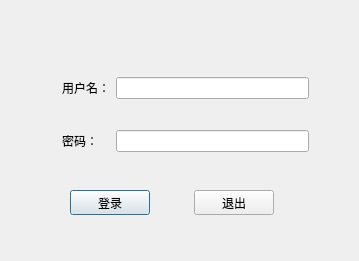
<?xml version="1.0" encoding="UTF-8"?>
<ui version="4.0">
 <class>Dialog</class>
 <widget class="QDialog" name="Dialog">
  <property name="geometry">
   <rect>
    <x>0</x>
    <y>0</y>
    <width>359</width>
    <height>261</height>
   </rect>
  </property>
  <property name="windowTitle">
   <string>土工实验信息管理诊断系统</string>
  </property>
  <widget class="QWidget" name="layoutWidget">
   <property name="geometry">
    <rect>
     <x>60</x>
     <y>50</y>
     <width>251</width>
     <height>131</height>
    </rect>
   </property>
   <layout class="QGridLayout" name="gridLayout">
    <property name="margin">
     <number>2</number>
    </property>
    <item row="0" column="0">
     <widget class="QLabel" name="label">
      <property name="text">
       <string>用户名：</string>
      </property>
     </widget>
    </item>
    <item row="0" column="1">
     <widget class="QLineEdit" name="lineEdit"/>
    </item>
    <item row="1" column="0">
     <widget class="QLabel" name="label_2">
      <property name="text">
       <string>密码：</string>
      </property>
     </widget>
    </item>
    <item row="1" column="1">
     <widget class="QLineEdit" name="lineEdit_2">
      <property name="echoMode">
       <enum>QLineEdit::Password</enum>
      </property>
     </widget>
    </item>
   </layout>
  </widget>
  <widget class="QWidget" name="layoutWidget_2">
   <property name="geometry">
    <rect>
     <x>70</x>
     <y>190</y>
     <width>204</width>
     <height>25</height>
    </rect>
   </property>
   <layout class="QHBoxLayout" name="horizontalLayout">
    <item>
     <widget class="QPushButton" name="acceptPushButton">
      <property name="text">
       <string>登录</string>
      </property>
     </widget>
    </item>
    <item>
     <spacer name="horizontalSpacer">
      <property name="orientation">
       <enum>Qt::Horizontal</enum>
      </property>
      <property name="sizeHint" stdset="0">
       <size>
        <width>40</width>
        <height>20</height>
       </size>
      </property>
     </spacer>
    </item>
    <item>
     <widget class="QPushButton" name="rejectPushButton">
      <property name="text">
       <string>退出</string>
      </property>
     </widget>
    </item>
   </layout>
  </widget>
 </widget>
 <resources/>
 <connections>
  <connection>
   <sender>rejectPushButton</sender>
   <signal>clicked()</signal>
   <receiver>Dialog</receiver>
   <slot>reject()</slot>
   <hints>
    <hint type="sourcelabel">
     <x>224</x>
     <y>200</y>
    </hint>
    <hint type="destinationlabel">
     <x>226</x>
     <y>220</y>
    </hint>
   </hints>
  </connection>
 </connections>
</ui>
